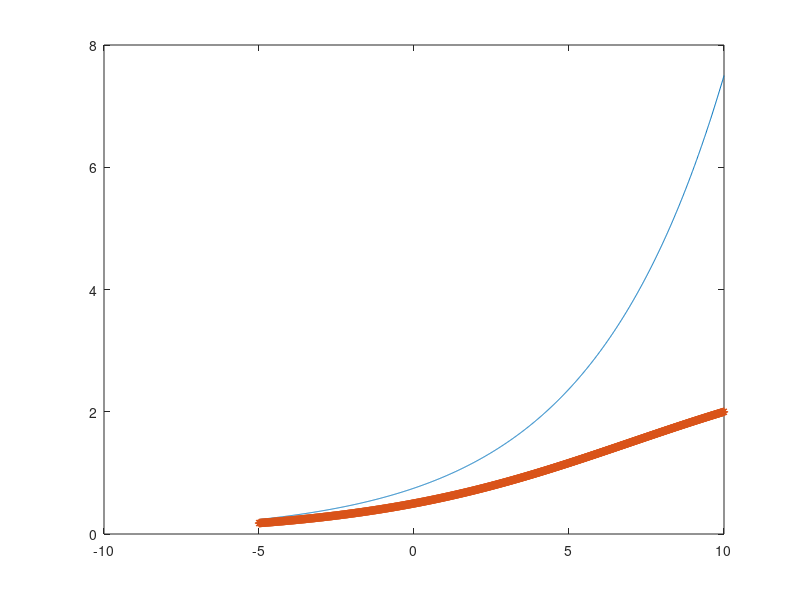

MATLAB code for this plot:
 %%plot SNR for zero forcing and filtering methods.
 function[] = plot
 Pdb =-5:0.01:10;
 a0 =1;
 a1 =-1/2;
 N  =2;
 P = 10.^(Pdb/10);
 S1 = (a0^2-a1^2)*P/(N/2);
 S2 = (a0^2-a1^2)*P./((N*(a0^2 + a1^2)/2)+P*(a0+a1)^2);
 figure();
 plot(Pdb, S1,'-', Pdb, S2, '*');
 %plot(P, S1);